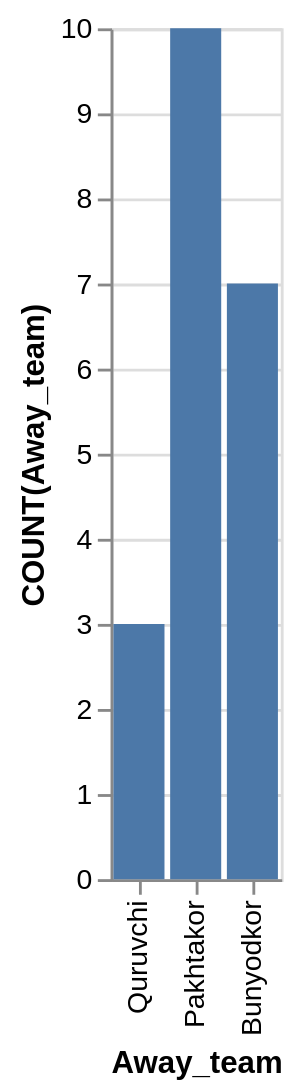

Vega-Lite specification for this chart:
### Vega-Lite specification from a JSON file in a GitHub repository (floating-point values rounded to 4 significant figures)
{"data": {"values": [{"x_data": "Quruvchi", "y_data": 3}, {"x_data": "Pakhtakor", "y_data": 10}, {"x_data": "Bunyodkor", "y_data": 7}]}, "mark": "bar", "encoding": {"x": {"field": "x_data", "type": "nominal", "title": "Away_team", "sort": "descending"}, "y": {"field": "y_data", "type": "quantitative", "title": "COUNT(Away_team)"}}}
